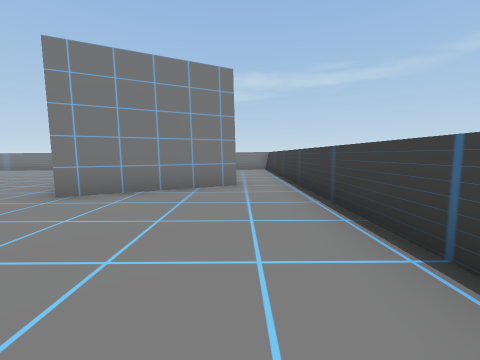
view 1 (above)

24 first-person views from a walk through a 3-D level made in the Unity game engine. The camera is 1.4 m above the floor, tilts 6° down and sees 90° across. The floor is counted in squares, 2 m on a side. Each view is taken from the middle of a square. On the plan, view 1 faces up. The plan holds only what a view shows up to about 9 squares ahead; the rest is blank. The player character is not drawn.

view 2
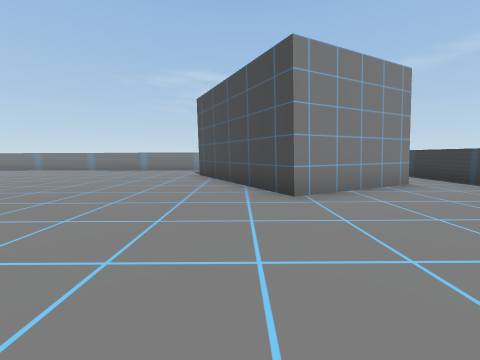

view 3
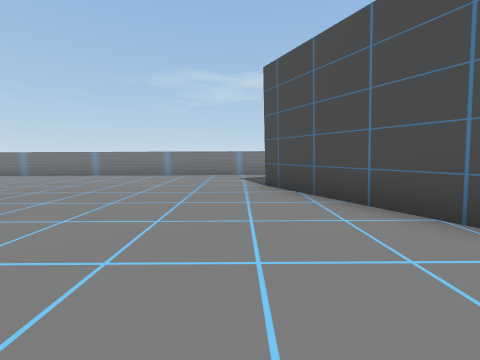

view 4
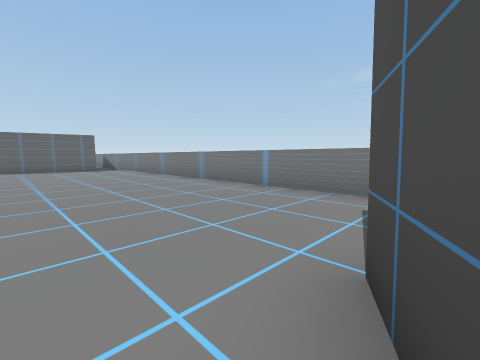

view 5
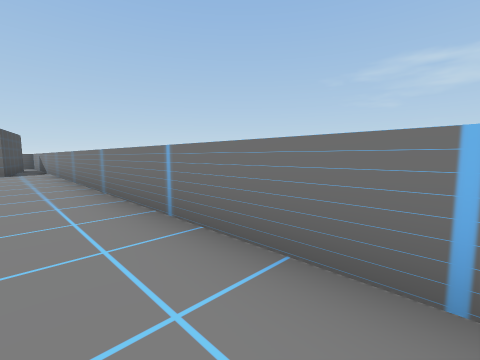

view 6
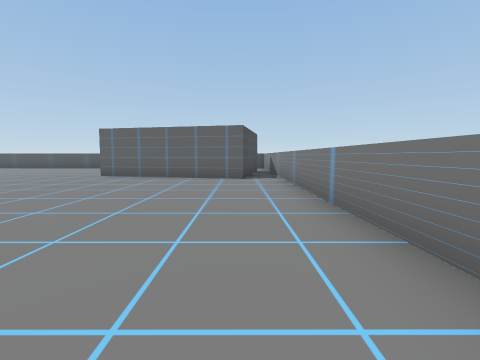

view 7
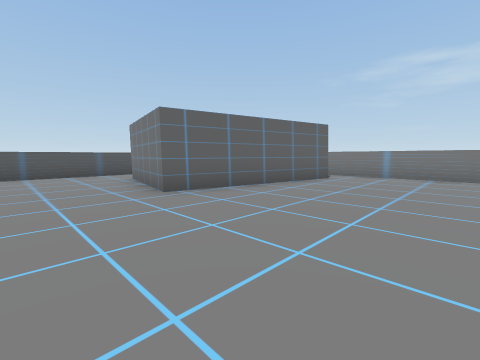

view 8
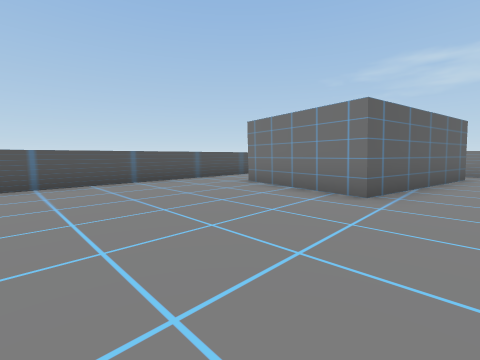

view 9
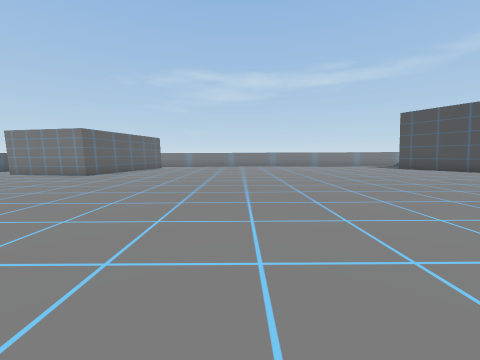

view 10
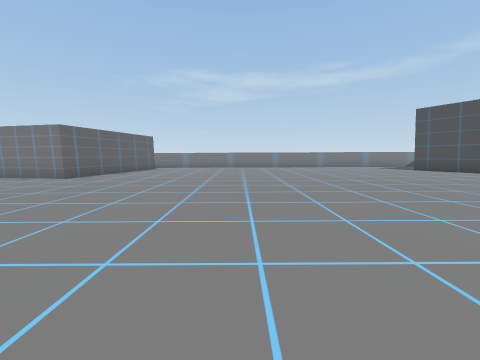

view 11
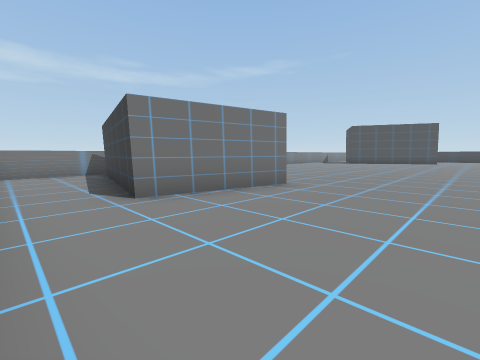

view 12
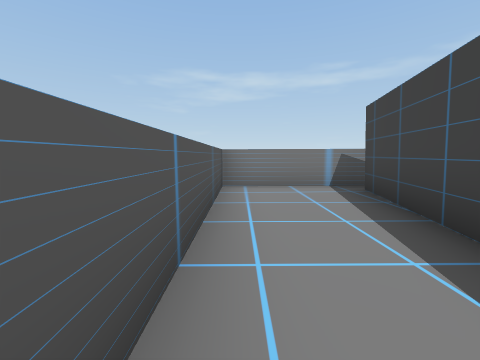

view 13
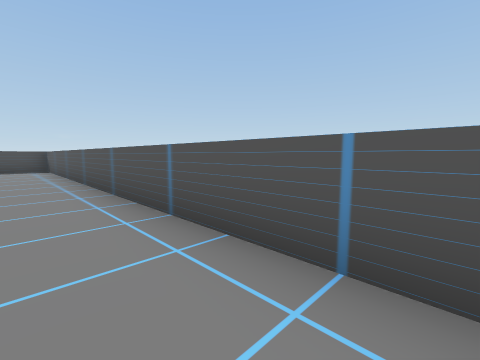

view 14
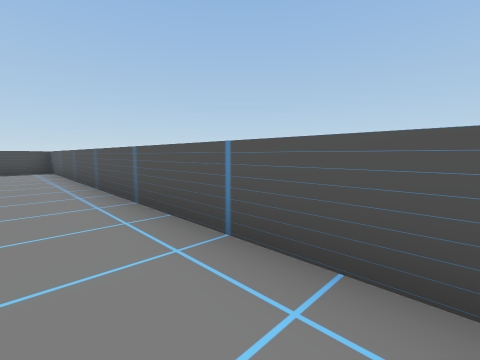

view 15
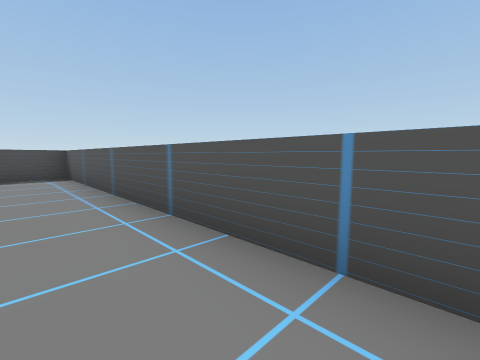

view 16
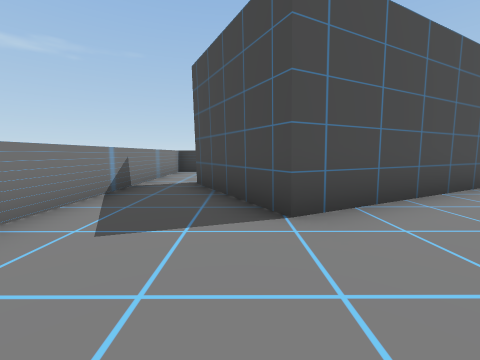

view 17
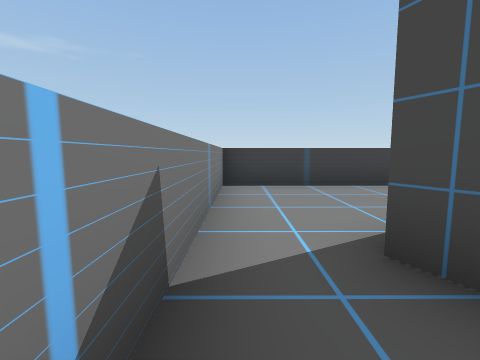

view 18
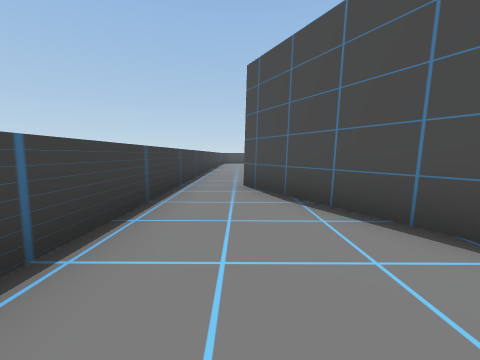

view 19
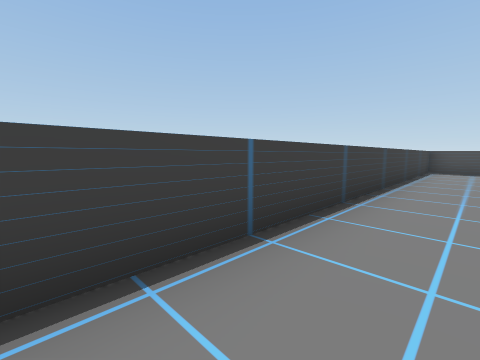

view 20
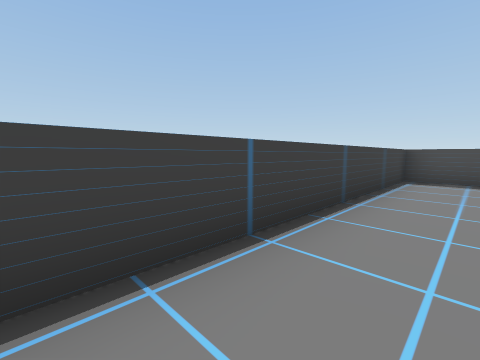

view 21
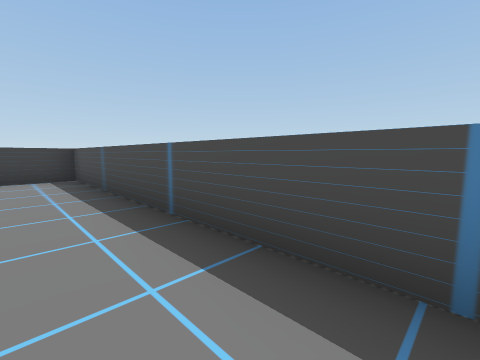

view 22
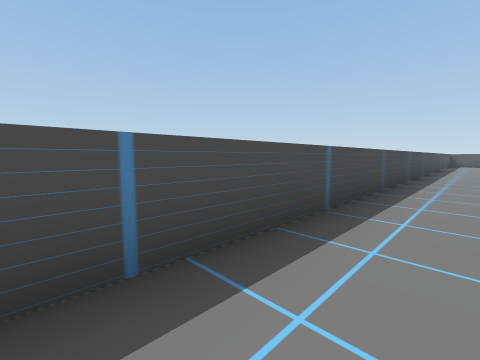

view 23
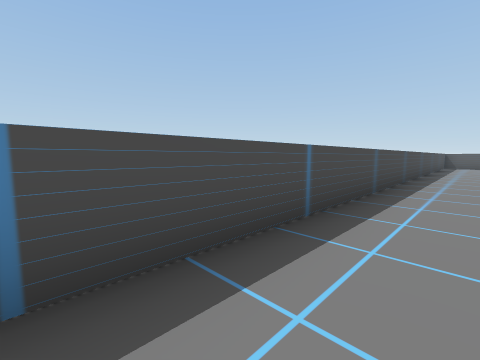

view 24
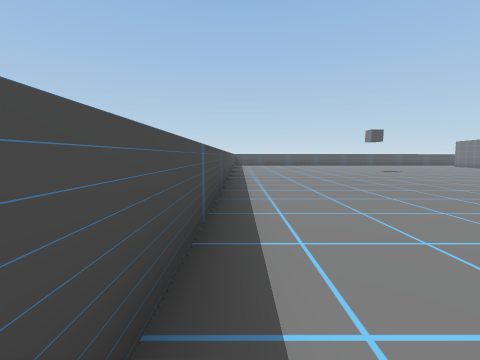

### Floor plan
Points are (right, up) in squares from view 1. A wall is a line through its corners. A room is listed if a view was taken in it or the views show most of it. See-through windows are left out.
Room 1 (views 1, 2, 3, 4, 5, 6, 7, 8, 9, 10, 11, 12, 13, 14, 15, 16, 17, 18, 19, 20, 21, 22, 23, 24)
walls: (-17.3, -8.4) (1.4, -8.4) (1.4, 11.4) (-23.4, 11.3) (-23.4, -8.4) (-22, -8.4); (-2, 9.2) (-0.1, 5.5) (-3.1, 4) (-5.4, 8.4) (-2.4, 10); (-18.9, 10.4) (-17.3, 10.1) (-18.3, 5.2) (-21.5, 5.9) (-20.5, 10.8)

Where each view was taken, in squares from view 1:
view 1: 0 up, 0 right, facing up
view 2: 0 up, 4 left, facing up
view 3: 3 up, 6 left, facing up
view 4: 7 up, 5 left, facing up-left
view 5: 10 up, 6 left, facing up-left
view 6: 10 up, 10 left, facing left
view 7: 3 up, 14 left, facing up-left
view 8: 1 up, 17 left, facing up-left
view 9: 3 down, 13 left, facing up
view 10: 2 down, 13 left, facing up
view 11: 2 up, 23 left, facing up-right
view 12: 6 up, 23 left, facing up
view 13: 4 up, 22 left, facing down-left
view 14: 3 up, 22 left, facing down-left
view 15: 0 up, 22 left, facing down-left
view 16: 9 up, 8 left, facing right
view 17: 11 up, 4 left, facing right
view 18: 11 up, 0 right, facing down
view 19: 3 up, 0 right, facing down-right
view 20: 1 down, 0 right, facing down-right
view 21: 7 down, 6 left, facing down-right
view 22: 7 down, 3 left, facing down-left
view 23: 7 down, 6 left, facing down-left
view 24: 8 down, 6 left, facing left
